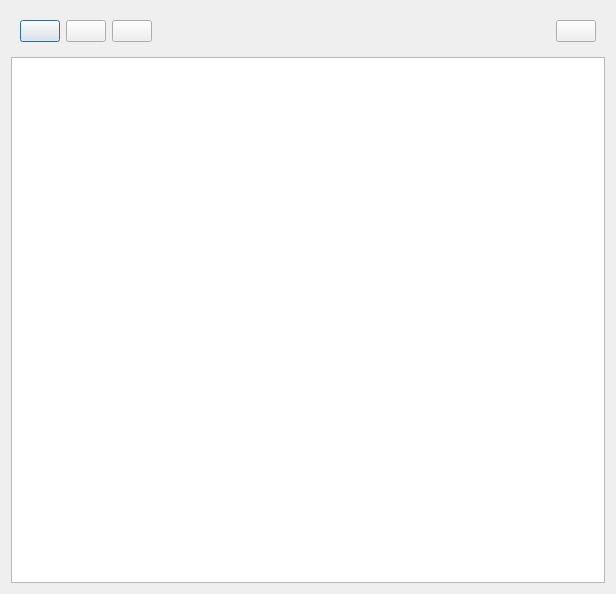
<?xml version="1.0" encoding="UTF-8"?>
<ui version="4.0">
 <class>DlgReportBuilderGroups</class>
 <widget class="QDialog" name="DlgReportBuilderGroups">
  <property name="geometry">
   <rect>
    <x>0</x>
    <y>0</y>
    <width>616</width>
    <height>594</height>
   </rect>
  </property>
  <property name="windowTitle">
   <string>Dialog</string>
  </property>
  <layout class="QVBoxLayout" name="verticalLayout">
   <item>
    <widget class="QWidget" name="widget" native="true">
     <layout class="QHBoxLayout" name="horizontalLayout">
      <item>
       <widget class="QPushButton" name="btnNew">
        <property name="text">
         <string/>
        </property>
        <property name="icon">
         <iconset resource="res.qrc">
          <normaloff>:/images/new.png</normaloff>:/images/new.png</iconset>
        </property>
       </widget>
      </item>
      <item>
       <widget class="QPushButton" name="btnEdit">
        <property name="text">
         <string/>
        </property>
        <property name="icon">
         <iconset resource="res.qrc">
          <normaloff>:/images/edit.png</normaloff>:/images/edit.png</iconset>
        </property>
       </widget>
      </item>
      <item>
       <widget class="QPushButton" name="btnRemove">
        <property name="text">
         <string/>
        </property>
        <property name="icon">
         <iconset resource="res.qrc">
          <normaloff>:/images/garbage.png</normaloff>:/images/garbage.png</iconset>
        </property>
       </widget>
      </item>
      <item>
       <spacer name="horizontalSpacer">
        <property name="orientation">
         <enum>Qt::Horizontal</enum>
        </property>
        <property name="sizeHint" stdset="0">
         <size>
          <width>377</width>
          <height>20</height>
         </size>
        </property>
       </spacer>
      </item>
      <item>
       <widget class="QPushButton" name="btnClose">
        <property name="text">
         <string/>
        </property>
        <property name="icon">
         <iconset resource="res.qrc">
          <normaloff>:/images/cancel.png</normaloff>:/images/cancel.png</iconset>
        </property>
       </widget>
      </item>
     </layout>
    </widget>
   </item>
   <item>
    <widget class="QListWidget" name="lwList">
     <property name="editTriggers">
      <set>QAbstractItemView::NoEditTriggers</set>
     </property>
    </widget>
   </item>
  </layout>
 </widget>
 <resources>
  <include location="res.qrc"/>
 </resources>
 <connections/>
</ui>
